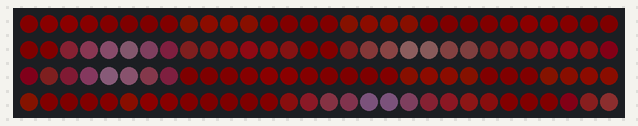
A sketch run on a simulated Arduino Uno, built with avr-gcc and run on an emulated ATmega328P. Parts: 120 RGB LEDs in strip order, left to right, continuing on the next row. Dim RGB values are drawn brighter than linear; random numbers use the default seed unless the sketch sets one.

Above: at 0.49 s.
At 4.19 s:
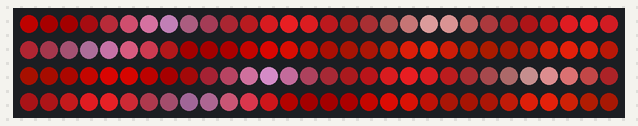
At 8.25 s:
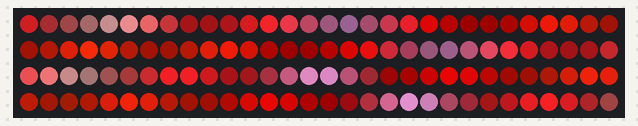
At 15.77 s:
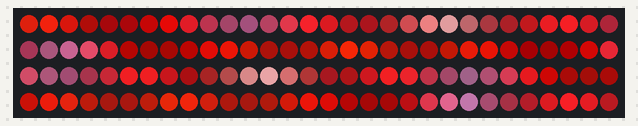
At 27.28 s:
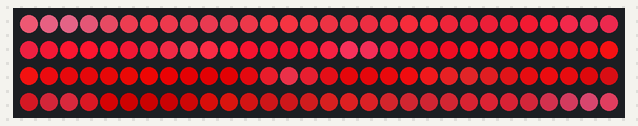
At 37.91 s:
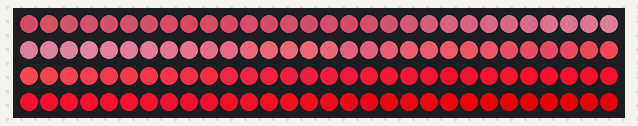

The sketch:

d18-lounge-tree.ino
```cpp
/*
  Project particle-lotus-lamp
  Description: lotus lamp LEDs
  Author: Gabe Conradi
  Date: idklol
*/

#include "FastLED.h"
#include "palettes.h"
#include "structs.h"


DeckSettings deckSettingsA;
DeckSettings deckSettingsB;
DeckSettings* deckSettingsAll[] = {&deckSettingsA, &deckSettingsB};

typedef void (*FP)(CRGB*, DeckSettings*);

// Use qsuba for smooth pixel colouring and qsubd for non-smooth pixel colouring
#define qsubd(x, b)  ((x>b)?b:0)                              // Digital unsigned subtraction macro. if result <0, then => 0. Otherwise, take on fixed value.
#define qsuba(x, b)  ((x>b)?x-b:0)                            // Analog Unsigned subtraction macro. if result <0, then => 0


#define NUM_LEDS 120
#define LEDS_PIN_1 3
#define LEDS_PIN_2 4
#define LEDS_PIN_3 5
#define LEDS_PIN_4 6
#define LED_TYPE NEOPIXEL
#define UPDATES_PER_SECOND 60
#define MAX_SATURATION 255
#define BOOTUP_ANIM_DURATION_MS 5000
#define PATTERN_CHANGE_INTERVAL_MS 30000
#define PALETTE_CHANGE_INTERVAL_MS 30000
#define AUTO_CHANGE_PALETTE 1
#define AUTO_PATTERN_CHANGE true
#define GLOBAL_BRIGHTNESS 255

#define VJ_CROSSFADING_ENABLED 1
// make the crossfade take a long time to mix patterns up a lot and get interesting behavior
#define VJ_CROSSFADE_DURATION_MS 10000.0
#define VJ_NUM_DECKS 2
#define VJ_DECK_SWITCH_INTERVAL_MS 15000

/* crossfading global state */
CRGB masterOutput[NUM_LEDS];
CRGB deckA[NUM_LEDS];
CRGB deckB[NUM_LEDS];
float crossfadePosition = 1.0;  // 0.0 is deckA, 1.0 is deckB
int crossfadeDirection = (crossfadePosition == 1.0) ? -1 : 1; // start going B -> A
uint8_t crossfadeInProgress = 0;
unsigned long tLastCrossfade = 0;

unsigned long t_now;                // time now in each loop iteration
unsigned long t_boot;               // time at bootup

TBlendType currentBlending = LINEARBLEND;


#include "effects.h"

void randomPattern(DeckSettings* deck, DeckSettings* otherDeck) {
  uint8_t old = deck->pattern;
  while (deck->pattern == old || deck->pattern == otherDeck->pattern) {
    deck->pattern = random8(0, NUM_PATTERNS);
  }
  deck->tPatternStart = t_now;
}

void randomPalette(DeckSettings* deck, DeckSettings* otherDeck) {
  uint8_t old = deck->palette;
  while (deck->palette == old || deck->palette == otherDeck->palette) {
    deck->palette = random8(0, PALETTES_COUNT);
  }
  deck->currentPalette = palettes[deck->palette];
  deck->tPaletteStart = t_now;
}

// setup() runs once, when the device is first turned on.
void setup() {
  t_now = millis();
  t_boot = t_now;
  tLastCrossfade = t_now;

  deckSettingsA = {
    1,
    0.0,
    0,
    0,
    0,
    palettes[0],
    t_now,
    t_now,
  };
  deckSettingsB = {
    2,
    1.0,
    0,
    0,
    0,
    palettes[0],
    t_now,
    t_now,
  };
  randomPattern(&deckSettingsA, &deckSettingsB);
  randomPalette(&deckSettingsA, &deckSettingsB);
  randomPattern(&deckSettingsB, &deckSettingsA);
  randomPalette(&deckSettingsB, &deckSettingsA);

  // led controller, data pin, clock pin, RGB type (RGB is already defined in particle)
  FastLED.addLeds<LED_TYPE, LEDS_PIN_1>(masterOutput, NUM_LEDS);

  FastLED.setBrightness(GLOBAL_BRIGHTNESS);
  pattern_clear(masterOutput);
  pattern_clear(deckA);
  pattern_clear(deckB);
  FastLED.show();

}


void loop() {
  t_now = millis();

  // increment pattern every PATTERN_CHANGE_INTERVAL_MS, but not when a deck is active!
  if (AUTO_PATTERN_CHANGE) {
    if (t_now > deckSettingsA.tPatternStart + PATTERN_CHANGE_INTERVAL_MS && !crossfadeInProgress) {
      if (crossfadePosition == 1.0) {
        randomPattern(&deckSettingsA, &deckSettingsB);
      }
    }
    if (t_now > deckSettingsB.tPatternStart + PATTERN_CHANGE_INTERVAL_MS && !crossfadeInProgress) {
      if (crossfadePosition == 0.0) {
        randomPattern(&deckSettingsB, &deckSettingsA);
      }
    }
  }

  // increment palette every PALETTE_CHANGE_INTERVAL_MS, but not when crossfading!
  if (AUTO_CHANGE_PALETTE && !crossfadeInProgress) {
    for (int x = 0; x < VJ_NUM_DECKS ; x++) {
      int xOther = (x == 0) ? 1 : 0;
      DeckSettings* deck = deckSettingsAll[x];
      DeckSettings* otherdeck = deckSettingsAll[xOther];
      if ((deck->crossfadePositionActive != crossfadePosition) &&
          (deck->tPaletteStart + PALETTE_CHANGE_INTERVAL_MS < t_now)) {
        randomPalette(deck, otherdeck);
      }
    }
  }

  //if (t_boot + BOOTUP_ANIM_DURATION_MS > t_now) {
  //  // display a bootup pattern for a bit
  //  pattern_bootup(deckA, &deckSettingsA);
  //  for (int i = 0; i < NUM_LEDS; ++i) {
  //    deckB[i] = deckA[i];
  //  }
  //} else {
  // fill in patterns on both decks! we will crossfade master output later
  // NOTE: only render to a deck if its "visible" through the crossfader
  if ( !VJ_CROSSFADING_ENABLED || crossfadePosition < 1.0 ) {
    patternBank[deckSettingsA.pattern](deckA, &deckSettingsA);
  }
  if ( VJ_CROSSFADING_ENABLED && crossfadePosition > 0 ) {
    patternBank[deckSettingsB.pattern](deckB, &deckSettingsB);
  }
  //}

  // perform crossfading increment if we are mid pattern change
  if (VJ_CROSSFADING_ENABLED) {
    //Serial.printf("%d %d %d\n", t_now, tLastCrossfade + VJ_DECK_SWITCH_INTERVAL_MS, crossfadeInProgress);
    if (t_now > tLastCrossfade + VJ_DECK_SWITCH_INTERVAL_MS && !crossfadeInProgress) {
      // start switching between decks
      crossfadeInProgress = 1;
      tLastCrossfade = t_now;
    }
    if (crossfadeInProgress) {
      float step = (float)1.0 / (VJ_CROSSFADE_DURATION_MS / 1000.0 * UPDATES_PER_SECOND);
      // Serial.printf("fader increment %f %d\n", step, crossfadeDirection);
      crossfadePosition = crossfadePosition + crossfadeDirection * step;

      // is it time to change decks?
      // we are cut over to deck B, break this loop
      if (crossfadePosition > 1.0) {
        crossfadePosition = 1.0;
        crossfadeDirection = -1; // 1->0
        crossfadeInProgress = 0;
      }
      // we are cut over to deck B
      if (crossfadePosition < 0.0) {
        crossfadePosition = 0.0;
        crossfadeDirection = 1;  // 0->1
        crossfadeInProgress = 0;
      }
    }
  }

  // perform crossfading between deckA and deckB, by filling masterOutput
  // FIXME for now, lets just take a linear interpolation between deck a and b
  for (int i = 0; i < NUM_LEDS; ++i) {
    if (VJ_CROSSFADING_ENABLED) {
      masterOutput[i] = deckA[i].lerp8(deckB[i], fract8(255 * crossfadePosition));
    } else {
      masterOutput[i] = deckA[i];
    }
    if (t_now < + BOOTUP_ANIM_DURATION_MS) {
      // ramp intensity up slowly, so we fade in when turning on
      int8_t bri8 = (uint8_t)((t_now * 1.0) / BOOTUP_ANIM_DURATION_MS * 255.0);
      masterOutput[i] = masterOutput[i].fadeToBlackBy(255 - bri8);
    }
  }

  FastLED.setBrightness(GLOBAL_BRIGHTNESS);
  FastLED.show();
  delay(1000.0 / UPDATES_PER_SECOND);
}
```

effects.h
```cpp
/*vars for pattern_phase_shift_palette*/
int wave1 = 0;
void pattern_phase_shift_palette(CRGB* leds, DeckSettings* s) {
  // phase shift
  wave1 += 8;
  int phase2 = beatsin8(7, -64, 64);

  for (int k = 0; k < NUM_LEDS; k++) {
    int phase1 = sin8(3 * k + wave1 / 128);
    int colorIndex = cubicwave8((k) + phase1) / 2 + cos8((k * 3) + phase2) / 2;

    //int bri8 = cubicwave8(t_now/10.0 + k*10.0); // nice pulsy one direction intensity modulator
    // generate undulating intensity phases
    int bri8 = cubicwave8(t_now / 10.0 + cubicwave8(k * 10.0));

    leds[k] = ColorFromPalette(s->currentPalette, colorIndex, bri8, currentBlending);
  }
}

void  pattern_plasma(CRGB* leds, DeckSettings* s) {

  int thisPhase = beatsin8(6, -64, 64);
  int thatPhase = beatsin8(7, -64, 64);

  for (int k = 0; k < NUM_LEDS; k++) {

    int colorIndex = cubicwave8((k * 23) + thisPhase) / 2 + cos8((k * 15) + thatPhase) / 2;
    int thisBright = cubicwave8(t_now / 10.0 + k * 10.0); // nice pulsy one direction intensity modulator
    //int thisBright = qsuba(colorIndex, beatsin8(7,0,96));

    leds[k] = ColorFromPalette(s->currentPalette, colorIndex, thisBright, currentBlending);
  }
}

void pattern_slow_pulse(CRGB* leds, DeckSettings* s) {
  // pick a color, and pulse it
  //uint8_t cBrightness = beatsin8(20, 120, 255);
  uint8_t cHue = beatsin8(4, 0, 255);
  for ( int i = 0; i < NUM_LEDS; i++) {
    int thisBright = cubicwave8(t_now / 10.0 + i * 10.0); // nice pulsy one direction intensity modulator
    CHSV hsv_led = CHSV(cHue, 255, thisBright);
    CRGB rgb_led;
    hsv2rgb_rainbow(hsv_led, rgb_led);
    leds[i] = rgb_led;
  }
}

void pattern_cylon_eye(CRGB* leds, DeckSettings* s) {
  // cylon eye is 4 pixels wide, +/++ base index
  // we map a 60bpm(1s) cycle into 0..num leds-1
  uint8_t h = beatsin8(8, 0, 255);
  CHSV hsv_led = CHSV(h, 255, 255);
  CRGB rgb_led;
  hsv2rgb_rainbow(hsv_led, rgb_led);
  uint8_t mappedIndex = beatsin8(60, 0, NUM_LEDS - 1);
  for (int i = 0; i < NUM_LEDS; ++i) {
    if (mappedIndex == i) {
      leds[i] = rgb_led;
    } else if (addmod8(mappedIndex, 1, 255) == i) {
      leds[i] = rgb_led;
    } else if (addmod8(mappedIndex, 2, 255) == i) {
      leds[i] = rgb_led;
    } else if (addmod8(mappedIndex, 3, 255) == i) {
      leds[i] = rgb_led;
    } else {
      leds[i] = CRGB::Black;
    }
  }
}

void pattern_bootup(CRGB* leds, DeckSettings* s) {
  // ramp intensity up as we boot up. act like we are warming up
  float intensity = (t_now / BOOTUP_ANIM_DURATION_MS) * 255.0;
  uint8_t v = 255;
  if (intensity >= 255.0) {
    v = 255;
  }
  uint8_t baseHue = beatsin8(3, 0, 255);
  uint8_t iHue = 0;
  for (int i = 0; i < NUM_LEDS; ++i) {
    iHue = addmod8(baseHue, 1, 255);
    CHSV hsv_led = CHSV(iHue, 255, v);
    CRGB rgb_led;
    hsv2rgb_rainbow(hsv_led, rgb_led);
    leds[i] = rgb_led;
  }
}

// cycle a rainbow, varying how quickly it rolls around the board
void pattern_rainbow_waves(CRGB* leds, DeckSettings* s) {
  for (int i = 0; i < NUM_LEDS; ++i) {
    uint8_t h = (t_now / 12 + i) % 256;
    CHSV hsv_led = CHSV(h, 255, 255);
    CRGB rgb_led;
    hsv2rgb_rainbow(hsv_led, rgb_led);
    leds[i] = rgb_led;
  }
}

void pattern_clear(CRGB* leds) {
  for ( int i = 0; i < NUM_LEDS; i++) {
    leds[i] = CRGB::Black;
  }
}
void pattern_from_palette(CRGB* leds, DeckSettings* s) {
  uint8_t b = beatsin8(4, 0, 255);
  for ( int i = 0; i < NUM_LEDS; i++) {
    leds[i] = ColorFromPalette(s->currentPalette, s->animationIndex + i + b, 255, currentBlending);
  }
  // slow down progression by 1/3
  if (t_now % 3 == 0) {
    s->animationIndex = addmod8(s->animationIndex, 1, 255);
  }
}

void pattern_brake_light(CRGB* leds, DeckSettings* s) {
  for (int i = 0; i < NUM_LEDS; ++i) {
    leds[i] = CRGB::Red;
  }
}

// NOTE: lifted and tweaked from https://learn.adafruit.com/rainbow-chakra-led-hoodie/the-code
// This function draws color waves with an ever-changing,
// widely-varying set of parameters, using a color palette.
void pattern_palette_waves(CRGB* leds, DeckSettings* s) {
  uint8_t numleds = NUM_LEDS;
  static uint16_t sPseudotime = 0;
  static uint16_t sLastMillis = 0;
  static uint16_t sHue16 = 0;

  //uint8_t sat8 = beatsin88( 87, 220, 250);
  uint8_t brightdepth = beatsin88( 341, 96, 224);
  uint16_t brightnessthetainc16 = beatsin88( 203, (25 * 256), (40 * 256));
  uint8_t msmultiplier = beatsin88(147, 23, 60);

  uint16_t hue16 = sHue16;//gHue * 256;
  uint16_t hueinc16 = beatsin88(113, 300, 1500);

  uint16_t ms = millis();
  uint16_t deltams = ms - sLastMillis ;
  sLastMillis  = ms;
  sPseudotime += deltams * msmultiplier;
  sHue16 += deltams * beatsin88( 400, 5, 9);
  uint16_t brightnesstheta16 = sPseudotime;

  for ( uint16_t i = 0 ; i < numleds; i++) {
    hue16 += hueinc16;
    uint8_t hue8 = hue16 / 256;
    uint16_t h16_128 = hue16 >> 7;
    if ( h16_128 & 0x100) {
      hue8 = 255 - (h16_128 >> 1);
    } else {
      hue8 = h16_128 >> 1;
    }

    brightnesstheta16  += brightnessthetainc16;
    uint16_t b16 = sin16( brightnesstheta16  ) + 32768;

    uint16_t bri16 = (uint32_t)((uint32_t)b16 * (uint32_t)b16) / 65536;
    uint8_t bri8 = (uint32_t)(((uint32_t)bri16) * brightdepth) / 65536;
    bri8 += (255 - brightdepth);

    uint8_t index = hue8;
    index = scale8( index, 240);

    CRGB newcolor = ColorFromPalette(s->currentPalette, index, bri8);

    uint16_t pixelnumber = i;
    pixelnumber = (numleds - 1) - pixelnumber;

    nblend(leds[pixelnumber], newcolor, 128);
  }
}

/** update this with patterns you want to be cycled through **/
#define NUM_PATTERNS sizeof(patternBank) / sizeof(FP)
const FP patternBank[] = {
  &pattern_plasma,
  &pattern_from_palette,
  &pattern_phase_shift_palette,
  //&pattern_slow_pulse,
  &pattern_palette_waves,
  //&pattern_rainbow_waves,

};
```

palettes.h
```cpp
/* custom color palettes */
// orange 255,102,0 FF6600
// pink 255,0,255 #ff00ff
// pornj 255,51,51 #ff3333
DEFINE_GRADIENT_PALETTE( Disorient_gp ) {
  0,   0,   0,   0,    // black
  75, 255,  26, 153,    // pink
  147, 255,  51,  51,    // pornj
  208, 255, 111,  15,    // orange
  255, 255, 255, 255,
}; // white

DEFINE_GRADIENT_PALETTE( es_pinksplash_08_gp ) {
  0, 126, 11, 255,
  127, 197,  1, 22,
  175, 210, 157, 172,
  221, 157,  3, 112,
  255, 157,  3, 112
};

DEFINE_GRADIENT_PALETTE( es_pinksplash_07_gp ) {
  0, 229,  1,  1,
  61, 242,  4, 63,
  101, 255, 12, 255,
  127, 249, 81, 252,
  153, 255, 11, 235,
  193, 244,  5, 68,
  255, 232,  1,  5
};

DEFINE_GRADIENT_PALETTE( bhw2_sherbet2_gp ) {
    0, 217,  1,  1,
   35, 249, 43, 19,
   71, 247,125,172,
  109, 206,  2, 32,
  163, 210, 23,  9,
  211, 255,255,255,
  232, 252,199, 88,
  255, 206,115, 52};


// Gradient palette "Lucy_in_the_Sky_gp", originally from
// http://soliton.vm.bytemark.co.uk/pub/cpt-city/colo/vredeling/tn/Lucy_in_the_Sky.png.index.html
// converted for FastLED with gammas (2.6, 2.2, 2.5)
// Size: 40 bytes of program space.

DEFINE_GRADIENT_PALETTE( Lucy_in_the_Sky_gp ) {
    0, 175,  1, 44,
   51, 175,  1, 44,
   51, 194, 14, 35,
  102, 194, 14, 35,
  102, 213, 40, 27,
  153, 213, 40, 27,
  153, 234, 80, 21,
  204, 234, 80, 21,
  204, 255,136, 15,
  255, 255,136, 15};

// Gradient palette "PuRd_08_gp", originally from
// http://soliton.vm.bytemark.co.uk/pub/cpt-city/cb/seq/tn/PuRd_08.png.index.html
// converted for FastLED with gammas (2.6, 2.2, 2.5)
// Size: 64 bytes of program space.

DEFINE_GRADIENT_PALETTE( PuRd_08_gp ) {
    0, 234,231,240,
   31, 234,231,240,
   31, 197,193,216,
   63, 197,193,216,
   63, 157,125,172,
   95, 157,125,172,
   95, 137, 77,137,
  127, 137, 77,137,
  127, 179, 33,100,
  159, 179, 33,100,
  159, 197,  4, 54,
  191, 197,  4, 54,
  191, 146,  1, 16,
  223, 146,  1, 16,
  223,  58,  0,  7,
  255,  58,  0,  7};

// Gradient palette "Oranges_06_gp", originally from
// http://soliton.vm.bytemark.co.uk/pub/cpt-city/cb/seq/tn/Oranges_06.png.index.html
// converted for FastLED with gammas (2.6, 2.2, 2.5)
// Size: 48 bytes of program space.

DEFINE_GRADIENT_PALETTE( Oranges_06_gp ) {
    0, 252,217,180,
   42, 252,217,180,
   42, 249,162, 82,
   84, 249,162, 82,
   84, 249,109, 29,
  127, 249,109, 29,
  127, 249, 69,  6,
  170, 249, 69,  6,
  170, 194, 22,  1,
  212, 194, 22,  1,
  212,  83,  8,  1,
  255,  83,  8,  1};

// Gradient palette "bhw4_098_gp", originally from
// http://soliton.vm.bytemark.co.uk/pub/cpt-city/bhw/bhw4/tn/bhw4_098.png.index.html
// converted for FastLED with gammas (2.6, 2.2, 2.5)
// Size: 32 bytes of program space.

DEFINE_GRADIENT_PALETTE( bhw4_098_gp ) {
    0, 128, 33, 52,
   35, 255, 17, 47,
   58, 222,  2, 51,
   99, 144, 56, 78,
  124, 188,115,137,
  178, 255, 16, 52,
  219, 199,  1,  4,
  255, 106,  1,  2};

  // Gradient palette "bhw4_058_gp", originally from
// http://soliton.vm.bytemark.co.uk/pub/cpt-city/bhw/bhw4/tn/bhw4_058.png.index.html
// converted for FastLED with gammas (2.6, 2.2, 2.5)
// Size: 28 bytes of program space.

DEFINE_GRADIENT_PALETTE( bhw4_058_gp ) {
    0,  14,  2,  8,
   51,  16,  5, 26,
   96, 110, 17, 91,
  127, 255, 35,133,
  168, 132, 16, 95,
  204,  83, 18, 80,
  255,  14,  3, 19};

// Gradient palette "bhw4_040_gp", originally from
// http://soliton.vm.bytemark.co.uk/pub/cpt-city/bhw/bhw4/tn/bhw4_040.png.index.html
// converted for FastLED with gammas (2.6, 2.2, 2.5)
// Size: 32 bytes of program space.

DEFINE_GRADIENT_PALETTE( bhw4_040_gp ) {
    0,  26,  7, 69,
   73, 110, 36,240,
  109, 249, 69,245,
  142, 255,182,255,
  173, 120,124,245,
  204,  98, 59,207,
  249,  30,  9,103,
  255,  30,  9,103};

// Gradient palette "bhw4_026_gp", originally from
// http://soliton.vm.bytemark.co.uk/pub/cpt-city/bhw/bhw4/tn/bhw4_026.png.index.html
// converted for FastLED with gammas (2.6, 2.2, 2.5)
// Size: 44 bytes of program space.

DEFINE_GRADIENT_PALETTE( bhw4_026_gp ) {
    0, 194,144,145,
   17, 234, 32, 37,
   43, 165,118,168,
   73, 190,  7,  4,
   96, 217, 33, 13,
  119, 244, 54,  3,
  137, 229,207,  2,
  175, 197, 41, 61,
  193, 165,118,168,
  211, 234, 32, 37,
  255, 227,125,147};

// Gradient palette "bhw4_035_gp", originally from
// http://soliton.vm.bytemark.co.uk/pub/cpt-city/bhw/bhw4/tn/bhw4_035.png.index.html
// converted for FastLED with gammas (2.6, 2.2, 2.5)
// Size: 20 bytes of program space.

DEFINE_GRADIENT_PALETTE( bhw4_035_gp ) {
    0, 239, 22, 19,
   43, 255, 92, 73,
  112, 255,175, 62,
  201, 118, 22, 47,
  255,  21,  1, 21};

// Gradient palette "bhw4_018_gp", originally from
// http://soliton.vm.bytemark.co.uk/pub/cpt-city/bhw/bhw4/tn/bhw4_018.png.index.html
// converted for FastLED with gammas (2.6, 2.2, 2.5)
// Size: 28 bytes of program space.

DEFINE_GRADIENT_PALETTE( bhw4_018_gp ) {
    0,  32,  1, 26,
   45,  49,  1, 11,
   76, 121,  2,  8,
  104, 194,  7,  3,
  127, 222, 36,  1,
  160, 227,107,  1,
  255,  92, 16,  2};


// for effects that are palette based
CRGBPalette16 palettes[] = {
  bhw4_018_gp, // good. pink orange dark
  // bhw4_035_gp, // BAD white and some blue.
  bhw4_026_gp, // good. white orange pink
  // bhw4_040_gp, // BAD blue, no go
  bhw4_098_gp, // good pink, white
  bhw4_058_gp, // good purple blue
  bhw2_sherbet2_gp, // good, white orange red
};
#define PALETTES_COUNT (sizeof(palettes)/sizeof(*palettes))
```

structs.h
```cpp
struct DeckSettings {
  uint8_t label;
  float crossfadePositionActive;
  uint8_t pattern;
  uint8_t palette;
  uint8_t animationIndex;
  CRGBPalette16 currentPalette; // current color palette
  unsigned long tPatternStart;  // time last pattern changed
  unsigned long tPaletteStart;  // time last palette changed
} ;
```
